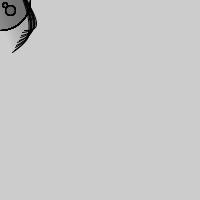
Frame 1 (no input)
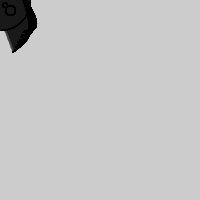
Frame 60 (the mouse pressed at the canvas centre just before this capture)
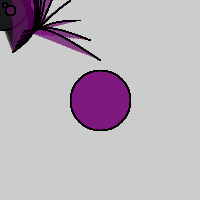
Frame 120 (the mouse held since frame 60 and released just before this capture)

The Processing sketch that drew these frames (run headless with seeded random() and noise(); from frame 60 on, the mouse is pressed at the canvas centre):

// Processing sketch: processing_93244
// ── processing_93244.pde

void setup(){
  size(200,200);
}
void draw(){
  stroke(0);
     fill(mouseX, 5, mouseY, 5);
for (int i = 0; i < 200; i += 20) {

    bezier(mouseX-(i/2.0), mouseY-(40+i), 41, 20, 44, 30, 24-(i/16.0), 30+(i/8.0));
  fill(mouseX, 2, mouseY, 5);
  ellipse(mouseX, mouseY, 60,60);
  ellipse(10,10,10,10);
  ellipse(mouseX,mouseY,60,60);
  ellipse(5,5,5,5);

  }
}
